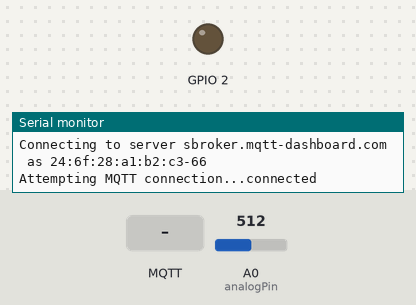
A sketch run on a simulated ESP8266 (NodeMCU). Shown: output pins drawn as LEDs (lit = HIGH), the last lines printed to the serial monitor. Inputs (shaded band) come from the test bench; at power-on: A0 (analogPin) = 512. WiFi joins after 1.5 s; servers stay silent unless stated; no MQTT or app messages arrive unless stated.

Above: at 3.2 s.
3.3 s: MQTT message "0" arrives on the first subscribed topic
At 5.5 s:
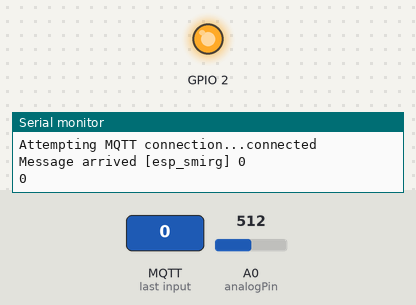
6.5 s: MQTT message "1" arrives on the first subscribed topic
At 9.0 s:
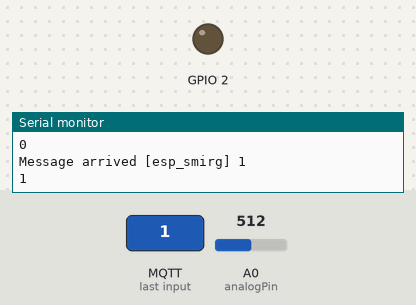
Timing chart, 0 to 10.5 s (numbered marks = the images above; inputs shaded):
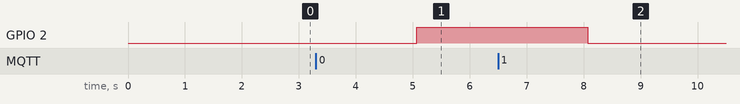

Measured:
- after the input at 3.3 s, GPIO 2: LOW → HIGH after 1.8 s
- after the input at 6.5 s, GPIO 2: HIGH → LOW after 1.6 s

The sketch:

smart_irrigation_system.ino
```cpp
/*
 Basic ESP8266 MQTT example

 This sketch demonstrates the capabilities of the pubsub library in combination
 with the ESP8266 board/library.

 It connects to an MQTT server then:
  - publishes "hello world" to the topic "esp_smirg" every two seconds
  - subscribes to the topic "inTopic", printing out any messages
    it receives. NB - it assumes the received payloads are strings not binary
  - If the first character of the topic "inTopic" is an 1, switch ON the ESP Led,
    else switch it off

 It will reconnect to the server if the connection is lost using a blocking
 reconnect function. See the 'mqtt_reconnect_nonblocking' example for how to
 achieve the same result without blocking the main loop.

 To install the ESP8266 board, (using Arduino 1.6.4+):
  - Add the following 3rd party board manager under "File -> Preferences -> Additional Boards Manager URLs":
       http://arduino.esp8266.com/stable/package_esp8266com_index.json
  - Open the "Tools -> Board -> Board Manager" and click install for the ESP8266"
  - Select your ESP8266 in "Tools -> Board"

*/

#include <ESP8266WiFi.h>
#include <PubSubClient.h>


// Update these with values suitable for your network.

const char* ssid = "Lenovo K8 Plus 7618";
const char* password = "Abir9346";
const char* server = "broker.mqtt-dashboard.com";
const char* topic = "esp_smirg";

WiFiClient espClient;
PubSubClient client(espClient);
int analogPin = A0;
int moisture;
int percentage;
int f=0;
int map_low = 0;
int map_high = 100;
String msg;

void setup() {
  pinMode(BUILTIN_LED, OUTPUT);     // Initialize the BUILTIN_LED pin as an output
  Serial.begin(115200);
  setup_wifi();
  client.setServer(server, 1883);
  client.setCallback(callback);
}
String macToStr(const uint8_t* mac)
{
  String result;
  for (int i = 0; i < 6; ++i) {
    result += String(mac[i], 16);
    if (i < 5)
      result += ':';
  }
  return result;
}

void setup_wifi() {

  delay(10);
  // We start by connecting to a WiFi network
  Serial.println();
  Serial.print("Connecting to ");
  Serial.println(ssid);

  WiFi.begin(ssid, password);

  while (WiFi.status() != WL_CONNECTED) {
    delay(1000);
    Serial.print(".");
  }

  Serial.println("");
  Serial.println("WiFi connected");
  Serial.println("IP address: ");
  Serial.println(WiFi.localIP());
  Serial.println();

  String clientName;
  uint8_t mac[6];
  WiFi.macAddress(mac);
  clientName+= macToStr(mac);
  clientName+= "-";
  clientName += String(micros() & 0xff, 16);

  Serial.print("Connecting to server s");
  Serial.print(server);
  Serial.print(" as ");
  Serial.println(clientName);
}

void callback(char* topic, byte* payload, unsigned int length) {
  Serial.print("Message arrived [");
  Serial.print(topic);
  Serial.print("] ");
  for (int i = 0; i < length; i++) {
    Serial.print((char)payload[i]);
  }
  f=(int)payload[0];
  f-=48;
  Serial.println();

  Serial.println(f);

  // Switch on the LED if an 1 was received as first character
  if (f == 0){                      //1 for high and 0 for low
    digitalWrite(BUILTIN_LED, HIGH);//urn the LED on (Note that LOW is the voltage level
    // but actually the LED is on; this is because
    // it is acive low on the ESP-01)
  }
  else if(f==1){
    digitalWrite(BUILTIN_LED, LOW);
  }
}

void reconnect() {
  // Loop until we're reconnected
  while (!client.connected()) {
    Serial.print("Attempting MQTT connection...");
    // Attempt to connect
    if (client.connect(server)) {
      Serial.println("connected");
      // Once connected, publish an announcement...
      client.publish(topic, "hello world");
      // ... and resubscribe
      client.subscribe("esp_smirg");
    } else {
      Serial.print("failed, rc=");
      Serial.print(client.state());
      Serial.println(" try again in 5 seconds");
      // Wait 5 seconds before retrying
      delay(5000);
    }
  }
}
void loop() {

  if (!client.connected()) {
    reconnect();
  }

  moisture = analogRead(analogPin);
  percentage = map(moisture, map_low, map_high, 0, 100);
  msg="RAW: ";
  msg+=(String)moisture;
  msg+="  Percentage: ";
  msg+=(String)(percentage);
  msg+="%";
  delay(3000);
    client.publish(topic,(char*)msg.c_str());
  client.loop();

   /*
  if(moisture>800)
  {
    digitalWrite(5,HIGH);
  }
  else
  {
    digitalWrite(5,LOW);
  }
  */
}
```
